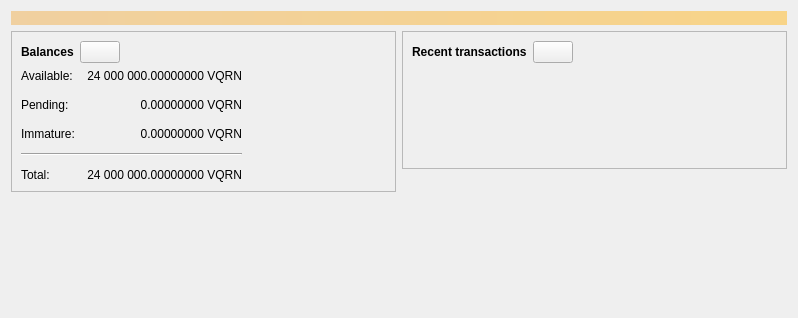
<?xml version="1.0" encoding="UTF-8"?>
<ui version="4.0">
 <class>OverviewPage</class>
 <widget class="QWidget" name="OverviewPage">
  <property name="geometry">
   <rect>
    <x>0</x>
    <y>0</y>
    <width>798</width>
    <height>318</height>
   </rect>
  </property>
  <property name="windowTitle">
   <string>Form</string>
  </property>
  <layout class="QVBoxLayout" name="topLayout">
   <item>
    <widget class="QLabel" name="labelAlerts">
     <property name="visible">
      <bool>false</bool>
     </property>
     <property name="styleSheet">
      <string notr="true">QLabel { background-color: qlineargradient(x1: 0, y1: 0, x2: 1, y2: 0, stop:0 #F0D0A0, stop:1 #F8D488); color:#000000; }</string>
     </property>
     <property name="wordWrap">
      <bool>true</bool>
     </property>
     <property name="margin">
      <number>3</number>
     </property>
     <property name="textInteractionFlags">
      <set>Qt::TextSelectableByMouse</set>
     </property>
    </widget>
   </item>
   <item>
    <layout class="QHBoxLayout" name="horizontalLayout" stretch="1,1">
     <item>
      <layout class="QVBoxLayout" name="verticalLayout_2">
       <item>
        <widget class="QFrame" name="frame">
         <property name="frameShape">
          <enum>QFrame::StyledPanel</enum>
         </property>
         <property name="frameShadow">
          <enum>QFrame::Raised</enum>
         </property>
         <layout class="QVBoxLayout" name="verticalLayout_4">
          <item>
           <layout class="QHBoxLayout" name="horizontalLayout_4">
            <item>
             <widget class="QLabel" name="label_5">
              <property name="font">
               <font>
                <weight>75</weight>
                <bold>true</bold>
               </font>
              </property>
              <property name="text">
               <string>Balances</string>
              </property>
             </widget>
            </item>
            <item>
             <widget class="QPushButton" name="labelWalletStatus">
              <property name="enabled">
               <bool>true</bool>
              </property>
              <property name="maximumSize">
               <size>
                <width>45</width>
                <height>16777215</height>
               </size>
              </property>
              <property name="toolTip">
               <string>The displayed information may be out of date. Your wallet automatically synchronizes with the Bitcoin network after a connection is established, but this process has not completed yet.</string>
              </property>
              <property name="text">
               <string/>
              </property>
              <property name="icon">
               <iconset resource="../bitcoin.qrc">
                <normaloff>:/icons/warning</normaloff>
                <disabledoff>:/icons/warning</disabledoff>:/icons/warning</iconset>
              </property>
              <property name="iconSize">
               <size>
                <width>24</width>
                <height>24</height>
               </size>
              </property>
             </widget>
            </item>
            <item>
             <spacer name="horizontalSpacer_3">
              <property name="orientation">
               <enum>Qt::Horizontal</enum>
              </property>
              <property name="sizeHint" stdset="0">
               <size>
                <width>40</width>
                <height>20</height>
               </size>
              </property>
             </spacer>
            </item>
           </layout>
          </item>
          <item>
           <layout class="QGridLayout" name="gridLayout">
            <property name="spacing">
             <number>12</number>
            </property>
            <item row="1" column="1">
             <widget class="QLabel" name="labelUnconfirmed">
              <property name="cursor">
               <cursorShape>IBeamCursor</cursorShape>
              </property>
              <property name="toolTip">
               <string>Total of transactions that have yet to be confirmed, and do not yet count toward the spendable balance</string>
              </property>
              <property name="text">
               <string notr="true">0.00000000 VQRN</string>
              </property>
              <property name="alignment">
               <set>Qt::AlignRight|Qt::AlignTrailing|Qt::AlignVCenter</set>
              </property>
              <property name="textInteractionFlags">
               <set>Qt::LinksAccessibleByMouse|Qt::TextSelectableByKeyboard|Qt::TextSelectableByMouse</set>
              </property>
             </widget>
            </item>
            <item row="3" column="0" colspan="2">
             <widget class="Line" name="line">
              <property name="orientation">
               <enum>Qt::Horizontal</enum>
              </property>
             </widget>
            </item>
            <item row="4" column="0">
             <widget class="QLabel" name="labelTotalText">
              <property name="text">
               <string>Total:</string>
              </property>
             </widget>
            </item>
            <item row="2" column="1">
             <widget class="QLabel" name="labelImmature">
              <property name="cursor">
               <cursorShape>IBeamCursor</cursorShape>
              </property>
              <property name="toolTip">
               <string>Mined balance that has not yet matured</string>
              </property>
              <property name="text">
               <string notr="true">0.00000000 VQRN</string>
              </property>
              <property name="alignment">
               <set>Qt::AlignRight|Qt::AlignTrailing|Qt::AlignVCenter</set>
              </property>
              <property name="textInteractionFlags">
               <set>Qt::LinksAccessibleByMouse|Qt::TextSelectableByKeyboard|Qt::TextSelectableByMouse</set>
              </property>
             </widget>
            </item>
            <item row="1" column="2">
             <spacer name="horizontalSpacer_2">
              <property name="orientation">
               <enum>Qt::Horizontal</enum>
              </property>
              <property name="sizeHint" stdset="0">
               <size>
                <width>40</width>
                <height>20</height>
               </size>
              </property>
             </spacer>
            </item>
            <item row="2" column="0">
             <widget class="QLabel" name="labelImmatureText">
              <property name="text">
               <string>Immature:</string>
              </property>
             </widget>
            </item>
            <item row="4" column="1">
             <widget class="QLabel" name="labelTotal">
              <property name="cursor">
               <cursorShape>IBeamCursor</cursorShape>
              </property>
              <property name="toolTip">
               <string>Your current total balance</string>
              </property>
              <property name="text">
               <string notr="true">24 000 000.00000000 VQRN</string>
              </property>
              <property name="alignment">
               <set>Qt::AlignRight|Qt::AlignTrailing|Qt::AlignVCenter</set>
              </property>
              <property name="textInteractionFlags">
               <set>Qt::LinksAccessibleByMouse|Qt::TextSelectableByKeyboard|Qt::TextSelectableByMouse</set>
              </property>
             </widget>
            </item>
            <item row="0" column="0">
             <widget class="QLabel" name="labelBalanceText">
              <property name="text">
               <string>Available:</string>
              </property>
             </widget>
            </item>
            <item row="0" column="1">
             <widget class="QLabel" name="labelBalance">
              <property name="cursor">
               <cursorShape>IBeamCursor</cursorShape>
              </property>
              <property name="toolTip">
               <string>Your current spendable balance</string>
              </property>
              <property name="text">
               <string notr="true">24 000 000.00000000 VQRN</string>
              </property>
              <property name="alignment">
               <set>Qt::AlignRight|Qt::AlignTrailing|Qt::AlignVCenter</set>
              </property>
              <property name="textInteractionFlags">
               <set>Qt::LinksAccessibleByMouse|Qt::TextSelectableByKeyboard|Qt::TextSelectableByMouse</set>
              </property>
             </widget>
            </item>
            <item row="1" column="0">
             <widget class="QLabel" name="labelPendingText">
              <property name="text">
               <string>Pending:</string>
              </property>
             </widget>
            </item>
           </layout>
          </item>
         </layout>
        </widget>
       </item>
       <item>
        <spacer name="verticalSpacer">
         <property name="orientation">
          <enum>Qt::Vertical</enum>
         </property>
         <property name="sizeHint" stdset="0">
          <size>
           <width>20</width>
           <height>40</height>
          </size>
         </property>
        </spacer>
       </item>
      </layout>
     </item>
     <item>
      <layout class="QVBoxLayout" name="verticalLayout_3">
       <item>
        <widget class="QFrame" name="frame_2">
         <property name="frameShape">
          <enum>QFrame::StyledPanel</enum>
         </property>
         <property name="frameShadow">
          <enum>QFrame::Raised</enum>
         </property>
         <layout class="QVBoxLayout" name="verticalLayout">
          <item>
           <layout class="QHBoxLayout" name="horizontalLayout_2">
            <item>
             <widget class="QLabel" name="label_4">
              <property name="font">
               <font>
                <weight>75</weight>
                <bold>true</bold>
               </font>
              </property>
              <property name="text">
               <string>Recent transactions</string>
              </property>
             </widget>
            </item>
            <item>
             <widget class="QPushButton" name="labelTransactionsStatus">
              <property name="enabled">
               <bool>true</bool>
              </property>
              <property name="maximumSize">
               <size>
                <width>45</width>
                <height>16777215</height>
               </size>
              </property>
              <property name="toolTip">
               <string>The displayed information may be out of date. Your wallet automatically synchronizes with the Bitcoin network after a connection is established, but this process has not completed yet.</string>
              </property>
              <property name="text">
               <string/>
              </property>
              <property name="icon">
               <iconset resource="../bitcoin.qrc">
                <normaloff>:/icons/warning</normaloff>
                <disabledoff>:/icons/warning</disabledoff>:/icons/warning</iconset>
              </property>
              <property name="iconSize">
               <size>
                <width>24</width>
                <height>24</height>
               </size>
              </property>
             </widget>
            </item>
            <item>
             <spacer name="horizontalSpacer">
              <property name="orientation">
               <enum>Qt::Horizontal</enum>
              </property>
              <property name="sizeHint" stdset="0">
               <size>
                <width>40</width>
                <height>20</height>
               </size>
              </property>
             </spacer>
            </item>
           </layout>
          </item>
          <item>
           <widget class="TransactionOverviewWidget" name="listTransactions">
            <property name="styleSheet">
             <string notr="true">QListView { background: transparent; }</string>
            </property>
            <property name="frameShape">
             <enum>QFrame::NoFrame</enum>
            </property>
            <property name="verticalScrollBarPolicy">
             <enum>Qt::ScrollBarAlwaysOff</enum>
            </property>
            <property name="horizontalScrollBarPolicy">
             <enum>Qt::ScrollBarAlwaysOff</enum>
            </property>
            <property name="sizeAdjustPolicy">
             <enum>QAbstractScrollArea::AdjustToContents</enum>
            </property>
            <property name="selectionMode">
             <enum>QAbstractItemView::NoSelection</enum>
            </property>
            <property name="uniformItemSizes">
             <bool>true</bool>
            </property>
           </widget>
          </item>
         </layout>
        </widget>
       </item>
       <item>
        <spacer name="verticalSpacer_2">
         <property name="orientation">
          <enum>Qt::Vertical</enum>
         </property>
         <property name="sizeHint" stdset="0">
          <size>
           <width>20</width>
           <height>40</height>
          </size>
         </property>
        </spacer>
       </item>
      </layout>
     </item>
    </layout>
   </item>
  </layout>
 </widget>
 <customwidgets>
  <customwidget>
   <class>TransactionOverviewWidget</class>
   <extends>QListView</extends>
   <header>qt/transactionoverviewwidget.h</header>
  </customwidget>
 </customwidgets>
 <resources/>
 <connections/>
</ui>
